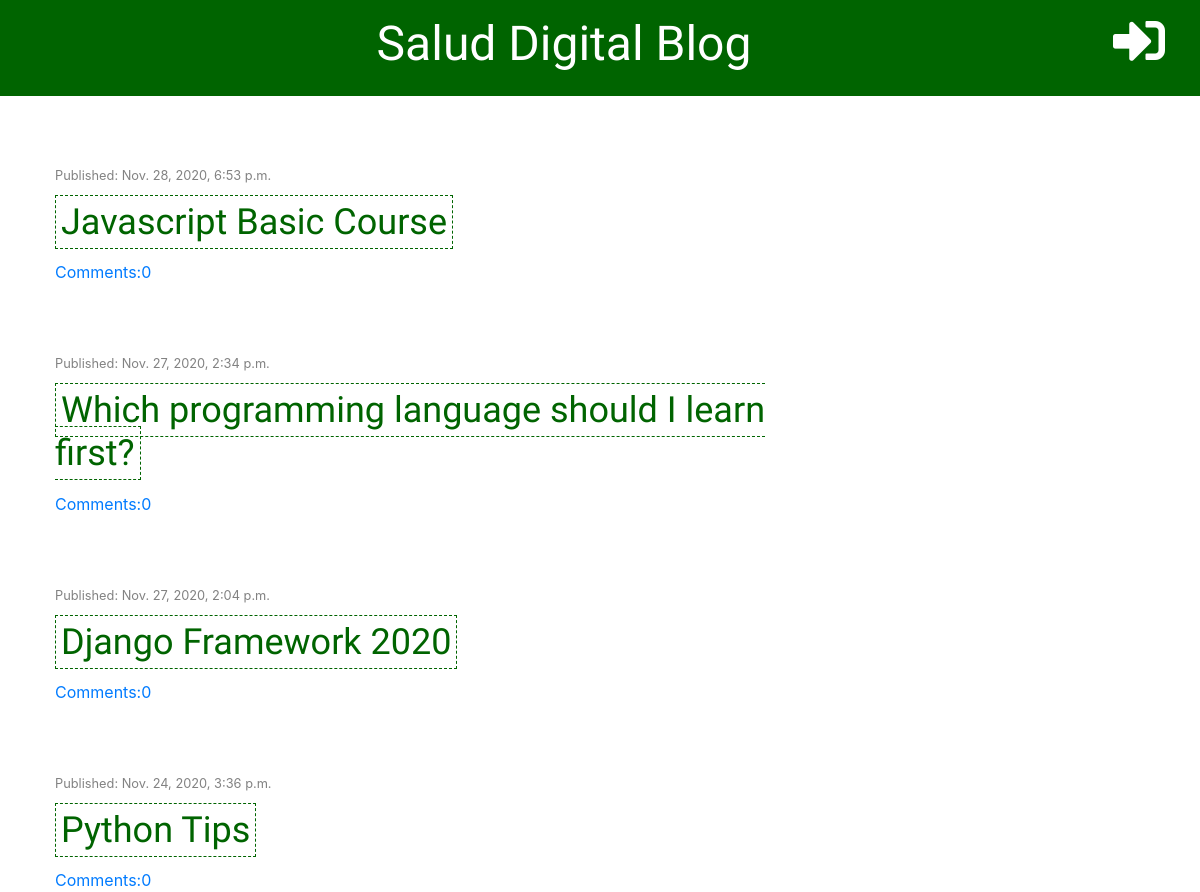
The page / on the database its author committed.
### blog/models.py (models this page shows, shortened)
class Post(models.Model):
    author = models.ForeignKey('auth.User', on_delete=models.CASCADE)
    title = models.CharField(max_length=200)
    text = models.TextField()
    date = models.DateTimeField(default=timezone.now)
    published_date = models.DateTimeField(blank=True, null=True)
    def approved_comment(self):
        return self.comments.filter(approved=True)

### blog/views.py (the view)
# urls.py: path('', views.post_list, name='post_list'),
def post_list(request):
    posts= Post.objects.filter(published_date__lte=timezone.now()).order_by('-published_date')
    stuff_for_frontend = {'posts': posts}
    return render(request, 'blog/post_list.html', stuff_for_frontend)

### blog/templatetags/markdownify.py (called while the page is built)
@register.filter
def markdown(value):
    renderer = HighlightRenderer()
    markdown = mistune.Markdown(renderer=renderer)
    return markdown(value)

### blog/templates/blog/post_list.html (shortened to what this page needs)
{% extends 'blog/base.html' %}
{% load markdownify %}
{% block content %}
    {% for post in posts %}
    <div class="posts">
        <div class="date">
            <p>Published: {{post.published_date}}</p>
        </div>
        <h2><a href="{% url 'post_detail' pk=post.pk %}">{{post.title}}</a></h2>
        <a href="{% url 'post_detail' pk=post.pk %}">Comments:{{post.approved_comment.count}}</a>
    </div>
    {% endfor %}
{% endblock %}

### blog/static/css/blog.css (style rules this page uses)
h1, h2, h3, h4 { font-family: 'Tangerine', 'Inconsolata', 'Droid Sans', serif; font-size: 36px; }
.date { color: #828282; font-size: 0.8em; }
.posts { margin-top: 70px; }
.posts h2 a { color:darkgreen; border: 1px dashed darkgreen; padding: 5px; }

### rows shown on the page
Post: published_date "Nov. 28, 2020, 6:53 p.m.", title "Javascript Basic Course", approved_comment.count "0"
Post: published_date "Nov. 27, 2020, 2:34 p.m.", title "Which programming language should I learn first?", approved_comment.count "0"
Post: published_date "Nov. 27, 2020, 2:04 p.m.", title "Django Framework 2020", approved_comment.count "0"
Post: published_date "Nov. 24, 2020, 3:36 p.m.", title "Python Tips", approved_comment.count "0"
